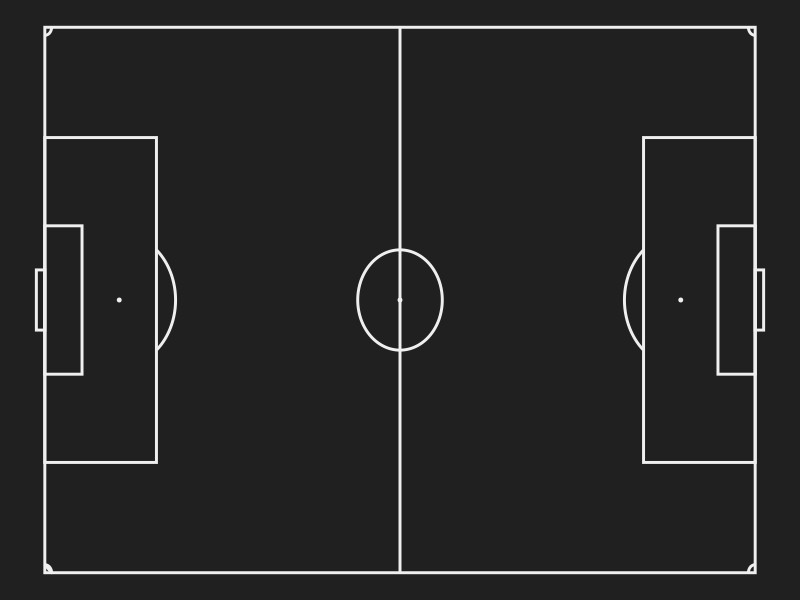

Here is the R script that generated this plot:
library(ggplot2)

grass_colour = "#202020"
line_colour = "#efefef"
background_colour = "#202020"
goal_colour = "#131313"

theme_blankPitch = function(size=12) { 
  theme(
    #axis.line=element_blank(), 
    axis.text.x=element_blank(), 
    axis.text.y=element_blank(), 
    #axis.ticks.y=element_text(size=size),
    #   axis.ticks=element_blank(),
    axis.ticks.length=unit(0, "lines"), 
    #axis.ticks.margin=unit(0, "lines"), 
    axis.title.x=element_blank(), 
    axis.title.y=element_blank(), 
    legend.background=element_rect(fill=NA, colour=NA), 
    legend.key=element_rect(colour=background_colour,fill=background_colour), 
    legend.key.size=unit(1.2, "lines"), 
    legend.text=element_text(size=size), 
    legend.title=element_text(size=size, face="bold",hjust=0),
    strip.background = element_rect(colour = background_colour, fill = background_colour, size = .5),
    panel.background=element_rect(fill=background_colour,colour=background_colour), 
    #       panel.border=element_blank(), 
    panel.grid.major=element_blank(), 
    panel.grid.minor=element_blank(), 
    panel.spacing=element_blank(), 
    plot.background=element_blank(), 
    plot.margin=unit(c(0, 0, 0, 0), "lines"), 
    plot.title=element_text(size=size*1.2), 
    strip.text.y=element_text(colour=background_colour,size=size,angle=270),
    strip.text.x=element_text(size=size*1))}

ymin <- 0
ymax <- 420
xmin <- -136
xmax <- 136

left_goalpost_x <- 15
left_goalpost_y <- 0
right_goalpost_x <- -15
right_goalpost_y <- 0
box_6yard_left_x <- 37
box_6yard_left_y <- 22
box_6yard_right_x <- -37
box_6yard_right_y <- 22
penalty_spot_x <- 0
penalty_spot_y <- 44
box_18yard_left_x <- 81
box_18yard_left_y <- 66
box_18yard_right_x <- -81
box_18yard_right_y <- 66
centre_spot_x <- 0
centre_spot_y <- 210


pitch_plot <- function(){ 
  
  create_circle <- function(centre = c(0,0), diameter = 1, npoints = 100){
    r = diameter / 2
    t <- seq(0,2*pi,length.out = npoints)
    x <- centre[1] + r * cos(t)
    y <- centre[2] + r * sin(t)
    return(data.frame(x = x, y = y))
  }
  
  centre_circle <- create_circle(c(centre_spot_x, centre_spot_y), 50, 1000)
  
  D_left <- create_circle(c(penalty_spot_x, ymax - penalty_spot_y), 66.6, 1000)
  D_left <- D_left[which(D_left$y <= ymax - box_18yard_left_y), ]
  
  D_right <- create_circle(c(penalty_spot_x, penalty_spot_y), 66.6, 1000)
  D_right <- D_right[which(D_right$y >= box_18yard_left_y), ]
  
  corner_top_left <- create_circle(c(xmax, ymax), 8, 1000)
  corner_top_left <- corner_top_left[which(corner_top_left$x <= 136 & corner_top_left$y <= 420),]
  
  corner_top_right <- create_circle(c(xmax, ymin), 8, 1000)
  corner_top_right <- corner_top_right[which(corner_top_right$x <= 136 & corner_top_right$y >= 0), ]
  
  corner_bottom_left <- create_circle(c(xmin, ymax), 8, 1000)
  corner_bottom_left <- corner_bottom_left[which(corner_bottom_left$x >= -136 & corner_bottom_left$y <= 420),]
  
  corner_bottom_right <- create_circle(c(xmin, ymin), 8, 1000)
  corner_bottom_right <- corner_bottom_right[which(corner_bottom_right$x >= -136 & corner_bottom_right$y >= 0),]
  
  plt <- ggplot() + coord_fixed() +
  geom_rect(aes(xmin = xmin, xmax = xmax, ymin = ymin, ymax = ymax), fill = NA, colour = line_colour, size = 1) +
  geom_rect(aes(xmin = right_goalpost_x, xmax = left_goalpost_x, ymin = ymin - 5, ymax = ymin), fill = NA, colour = line_colour, size = 1) +
  geom_rect(aes(xmin = right_goalpost_x, xmax = left_goalpost_x, ymin = ymax, ymax = ymax + 5), fill = NA, colour = line_colour, size = 1) +
  geom_rect(aes(xmin = box_6yard_right_x, xmax = box_6yard_left_x, ymin = ymin, ymax = box_6yard_left_y), fill = NA, colour = line_colour, size = 1) +
  geom_rect(aes(xmin = box_6yard_right_x, xmax = box_6yard_left_x, ymin = ymax - box_6yard_left_y, ymax = ymax), fill = NA, colour = line_colour, size = 1) +
  geom_point(aes(x = penalty_spot_x, y = penalty_spot_y), colour = line_colour, size = 1) +
  geom_point(aes(x = penalty_spot_x, y = ymax - penalty_spot_y), colour = line_colour, size = 1) +
  geom_rect(aes(xmin = box_18yard_right_x, xmax = box_18yard_left_x, ymin = ymin, ymax = box_18yard_left_y), fill = NA, colour = line_colour, size = 1) +
  geom_rect(aes(xmin = box_18yard_right_x, xmax = box_18yard_left_x, ymin = ymax - box_18yard_left_y, ymax = ymax), fill = NA, colour = line_colour, size = 1) +
  geom_segment(aes(x = xmin, y = centre_spot_y, xend = xmax, yend = centre_spot_y), colour = line_colour, size = 1) +
  geom_point(aes(x = centre_spot_x, y = centre_spot_y), colour = line_colour, size = 1) +
  geom_path(data = centre_circle, aes(x = x, y = y), colour = line_colour, size = 1) +
  geom_path(data = D_left, aes(x = x, y = y), colour = line_colour, size = 1) +
  geom_path(data = D_right, aes(x = x, y = y), colour = line_colour, size = 1) + 
  geom_path(data = corner_top_left, aes(x = x, y = y), colour = line_colour, size = 1) +
  geom_path(data = corner_top_right, aes(x = x, y = y), colour = line_colour, size = 1) +
  geom_path(data = corner_bottom_left, aes(x = x, y = y), colour = line_colour, size = 1) +
  geom_path(data = corner_bottom_right, aes(x = x, y = y), colour = line_colour, size = 1) +
  coord_flip() +
  scale_y_reverse() +
  theme_blankPitch()
  
  return(plt)
}

pitch_plot()
